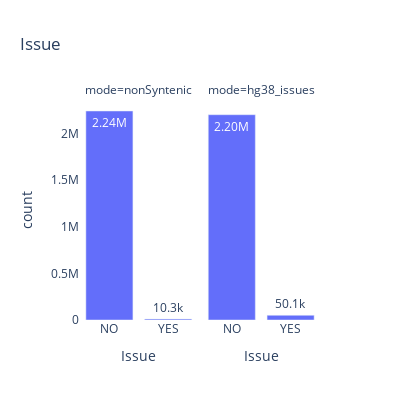

The notebook cell saved with this chart:
### Code cell
fig = px.bar(tab_sub, x="Issue", y="count", facet_col='mode',
            width=400, height=400,
            text_auto='.3s',
            title="Issue")
fig.update_layout(plot_bgcolor='white')

fig.show()

### Figure 1 — Plotly figure (JSON) as saved in the notebook; plotly's stock layout.template omitted (floating-point values rounded to 4 significant figures)
{"data": [{"alignmentgroup": "True", "hovertemplate": "mode=nonSyntenic<br>Issue=%{x}<br>count=%{y}<extra></extra>", "legendgroup": "", "marker": {"color": "#636efa", "pattern": {"shape": ""}}, "name": "", "offsetgroup": "", "orientation": "v", "showlegend": false, "textposition": "auto", "texttemplate": "%{y:.3s}", "type": "bar", "x": ["NO", "YES"], "xaxis": "x", "y": [2240447, 10310], "yaxis": "y"}, {"alignmentgroup": "True", "hovertemplate": "mode=hg38_issues<br>Issue=%{x}<br>count=%{y}<extra></extra>", "legendgroup": "", "marker": {"color": "#636efa", "pattern": {"shape": ""}}, "name": "", "offsetgroup": "", "orientation": "v", "showlegend": false, "textposition": "auto", "texttemplate": "%{y:.3s}", "type": "bar", "x": ["NO", "YES"], "xaxis": "x2", "y": [2200626, 50131], "yaxis": "y2"}], "layout": {"annotations": [{"font": {}, "showarrow": false, "text": "mode=nonSyntenic", "x": 0.245, "xanchor": "center", "xref": "paper", "y": 1, "yanchor": "bottom", "yref": "paper"}, {"font": {}, "showarrow": false, "text": "mode=hg38_issues", "x": 0.755, "xanchor": "center", "xref": "paper", "y": 1, "yanchor": "bottom", "yref": "paper"}], "barmode": "relative", "height": 400, "legend": {"tracegroupgap": 0}, "plot_bgcolor": "white", "title": {"text": "Issue"}, "width": 400, "xaxis": {"anchor": "y", "autorange": true, "domain": [0, 0.49], "range": [-0.5, 1.5], "title": {"text": "Issue"}, "type": "category"}, "xaxis2": {"anchor": "y2", "autorange": true, "domain": [0.51, 1], "matches": "x", "range": [-0.5, 1.5], "title": {"text": "Issue"}, "type": "category"}, "yaxis": {"anchor": "x", "autorange": true, "domain": [0, 1], "range": [0, 2358000.0], "title": {"text": "count"}, "type": "linear"}, "yaxis2": {"anchor": "x2", "autorange": true, "domain": [0, 1], "matches": "y", "range": [0, 2358000.0], "showticklabels": false, "type": "linear"}}}
